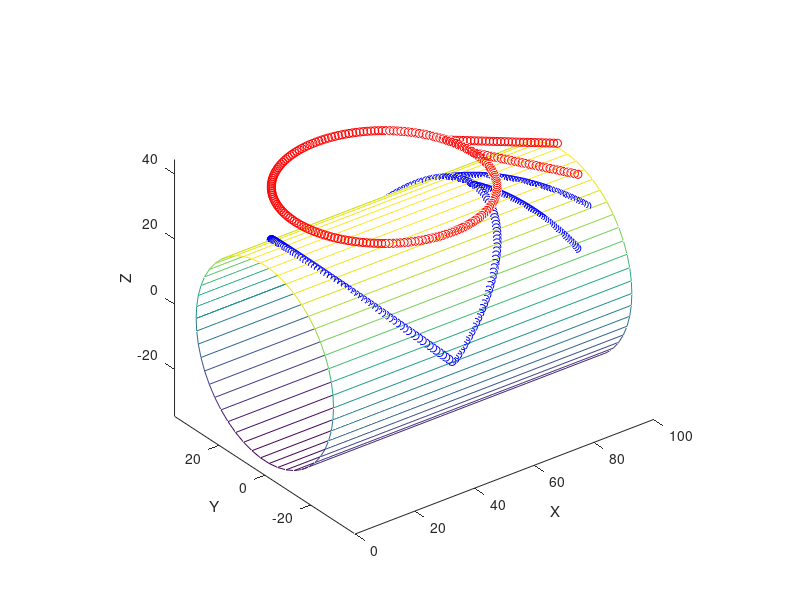

MATLAB code for this plot:
function main
close all;
clear all;
clc;

hold on;
axis equal;
view(3);

pipe_radius = 30;
pipe_length = 100;

unit_radian = pi / 360;
unit_arc_length = 0.1;
unit_arc_radian = unit_arc_length / pipe_radius;

laser_y_offset = 0;
laser_z_height = 10;

CreatePipe(pipe_radius, pipe_length);

circle_x_distance = 10;
circle_radius = 30;
CircleOverCutLength = 10;
Laser_CircleTrail = CreateCircle(circle_x_distance, circle_radius, CircleOverCutLength);
firstPoint = Laser_CircleTrail(1, :);
endPoint = Laser_CircleTrail(end, :);

guide_line_dir = -pi / 3;
guide_line_length = 30;
[Laser_GuideLineTrail_S, Laser_GuideLineTrail_E] = CreateGuideLine(guide_line_dir, guide_line_length, CircleOverCutLength);

Cut_CircleTrail = GenerateCutTrail(Laser_CircleTrail);
[Cut_GuideLineTrail_S, Cut_GuideLineTrail_E] = GenerateGuideLineTrail(guide_line_dir, guide_line_length, CircleOverCutLength);
% BevelCut(pi / 4);

xlabel('X');
ylabel('Y');
zlabel('Z');

LaserTrail = [Laser_GuideLineTrail_S; Laser_CircleTrail; Laser_GuideLineTrail_E];
CutTrail   = [Cut_GuideLineTrail_S;   Cut_CircleTrail;   Cut_GuideLineTrail_E];
PrintTrail(LaserTrail, CutTrail);

hold off;

function PrintTrail(LaserTrail, CutTrail)
    for i = 1 : 10 :size(LaserTrail, 1)
        plot3(LaserTrail(i,1), LaserTrail(i,2), LaserTrail(i,3), 'ro');
%         pause(0.001);
    end

    for i = 1 : 10 :size(CutTrail, 1)
        plot3(CutTrail(i,1),   CutTrail(i,2),   CutTrail(i,3), 'bo');
%         pause(0.001);
    end
end

function CreatePipe(radius, length)
    [cylinder_x, cylinder_y, cylinder_z] = cylinder(radius, 50);
    cylinder_z = cylinder_z * length;

    [pipe_x, pipe_y, pipe_z] = ConvertAxis(cylinder_x, cylinder_y, cylinder_z);

    mesh(pipe_x, pipe_y, pipe_z);

    function [X, Y, Z] = ConvertAxis(x, y, z)
        X = z;
        Y = x;
        Z = y;
    end

end

function LaserTrail = CreateCircle(x_offset, radius, OverCutLength)
    CenterPoint(1) = x_offset;
    CenterPoint(2) = laser_y_offset;
    CenterPoint(3) = pipe_radius + laser_z_height;

    OverCutRadian = OverCutLength / radius;

    segments = round((2 * pi + OverCutRadian) / unit_arc_radian);
    theta = linspace(0, 2 * pi + OverCutRadian, segments);

    CenterPoint(1) = CenterPoint(1) + radius;

    x = CenterPoint(1) + radius * cos(theta);
    y = CenterPoint(2) + radius * sin(theta);
    z = CenterPoint(3) * ones(1, segments);  

    LaserTrail = [x', y', z'];
end

function [GuideLineTrail_S, GuideLineTrail_E] = CreateGuideLine(dir_radian, length, OverCutLength)
    segments = round(length / unit_arc_length);

    x0 = firstPoint(1);
    y0 = firstPoint(2);

    x1 = x0 + cos(dir_radian) * length;
    y1 = y0 + sin(dir_radian) * length;

    t = linspace(1, 0, segments);

    x = (1 - t) .* x0 + t .* x1;
    y = (1 - t) .* y0 + t .* y1;
    z = ones(1,segments) .* firstPoint(3);

    GuideLineTrail_S = [x', y', z'];

    x0 = endPoint(1);
    y0 = endPoint(2);

    offset_radian = OverCutLength / circle_radius;

    x1 = x0 + cos(dir_radian + offset_radian) * length;
    y1 = y0 + sin(dir_radian + offset_radian) * length;

    t = linspace(0, 1, segments);

    x = (1 - t) .* x0 + t .* x1;
    y = (1 - t) .* y0 + t .* y1;
    z = ones(1,segments) .* endPoint(3);

    GuideLineTrail_E = [x', y', z'];
end

function CutTrail = GenerateCutTrail(LaserTrail)
    CutTrail = zeros(size(LaserTrail));

    CutTrail(:,[1,2]) = LaserTrail(:,[1,2]);

    CutTrail(:,3) = sqrt(pipe_radius^2 - CutTrail(:,2).^2);
end

function BevelCut(angle)
    a = pipe_radius / sin(angle);
    b = pipe_radius;

    theta = 0.5 * pi : unit_arc_radian : 2.5 * pi;

    x = zeros(1, size(theta,2));
    y = a * cos(theta);
    z = b * sin(theta);
    
    x1 = x * cos(pi/2 + angle) - y * sin(pi/2 + angle);
    y1 = x * sin(pi/2 + angle) + y * cos(pi/2 + angle);
    z1 = z;

    x1 = x1 + firstPoint(1);

    CutTrail = Generate_OverCutTrail([x1',y1',z1'], 30);
end

function [OutPut] = Generate_OverCutTrail(CutTrail, OverCutLength)
    OverCutSegments =  OverCutLength / unit_arc_length;

    OverCutTrail = CutTrail(1 : OverCutSegments, :);

    OutPut = cat(1, CutTrail, OverCutTrail);
end

function [Cut_GuideLine_S, Cut_GuideLine_E] = GenerateGuideLineTrail(dir, length, overCut)
    r = pipe_radius;
    c = 2 * pi * r;
    k = pi / 2 + dir;
    h = k * c;
    
    radian = length / pipe_radius;

    theta = linspace(0.5 * pi , 0.5 * pi + radian, 500);
    x1 = h * theta / (2 * pi);
    y1 = r * cos(theta);
    z1 = r * sin(theta);

    delta_x = firstPoint(1) - x1(1);
    x1 = x1 + delta_x;

    Cut_GuideLine_S = [x1', y1', z1'];
    
    offset_radian = overCut / circle_radius;
    y_componment = sin(offset_radian) * circle_radius;
    pipe_offset_radian = asin(y_componment / pipe_radius);

    r = pipe_radius;
    c = 2 * pi * r;
    k = pi / 2 + dir + offset_radian;
    h = k * c;

    theta = linspace(0.5 * pi - pipe_offset_radian, 0.5 * pi + radian - pipe_offset_radian, 500);
    x1 = h * theta / (2 * pi);
    y1 = r * cos(theta);
    z1 = r * sin(theta);

    delta_x = endPoint(1) - x1(1);
    x1 = x1 + delta_x;

    Cut_GuideLine_E = [x1', y1', z1'];
end

end

